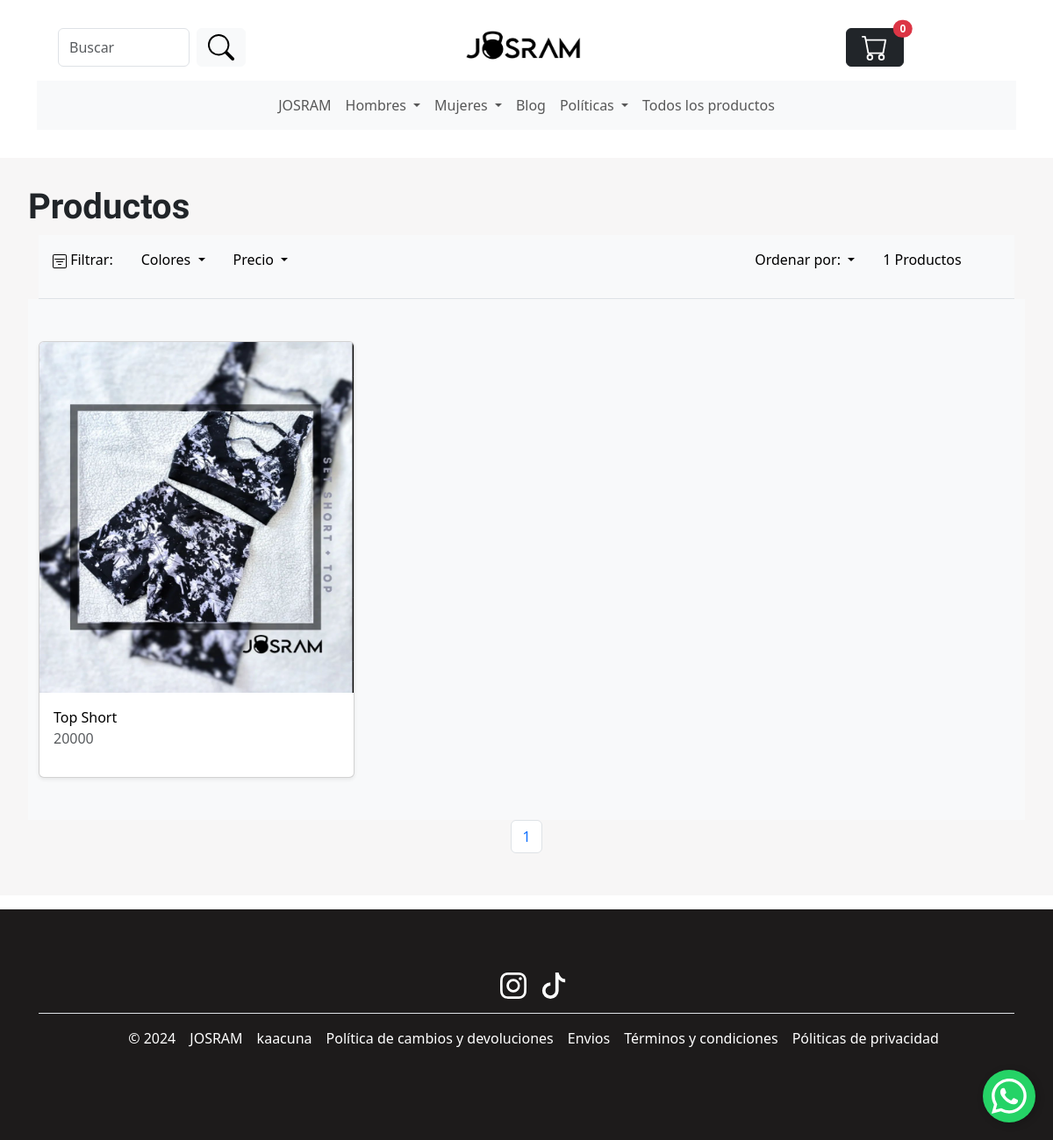
Page /products/all on the committed database.
### clothes/models.py (models this page shows, shortened)
class ImageClothes(models.Model):
     color = models.CharField(max_length=20, default=None)
     main_image = models.ImageField(upload_to="clothes/")
     model_image_1 = models.ImageField(upload_to="clothes/", null=True)
     model_image_2 = models.ImageField(upload_to="clothes/", null=True)
     other_image = models.ImageField(upload_to="clothes/", null=True)
     in_instagram = models.BooleanField(default=False)
     url_instagram = models.URLField(unique=True, null=True)
     clothes = models.ForeignKey(Clothes, related_name="Colors", on_delete=models.CASCADE, null=True)

class Clothes(models.Model):
     GENDER_CHOICES = (
        ('hombres', 'Male'),
        ('mujeres', 'Female'),
     )
     TYPE_CHOICES = (
        ("crop top", 'crop top'),
        ('top deportivos', 'top deportivos'),
        ('sets', 'sets'),
        ('leggings', 'leggings'),
        ('enterizos', 'enterizos'),
        ('shorts', 'shorts'),
        ('pantalonetas', 'pantalonetas'),
        ('camisetas', 'camisetas'),
        ('hoodies', 'hoodies'),
        ('buzo', 'buzo'),
     )
     name = models.CharField(max_length=100, default="clothes")
     type = models.CharField(max_length=30, choices=TYPE_CHOICES)
     gender = models.CharField(max_length=10, choices=GENDER_CHOICES)
     price = models.IntegerField()
     description = models.TextField(max_length=400, blank=True)
     slug = models.SlugField(default="", blank=True, null=False, db_index=True)
     slug_type = models.SlugField(default="", blank=True, null=False, db_index=True)
     date = models.DateField(auto_now=True)

### clothes/views.py (the view, shortened to what this page needs)
# urls.py: path("products/all", views.AllProducts.as_view(), name="all-products"),
class AllProducts(View):
    def get(self, request):
        filter_session = request.session.get("filters_colors")
        price_session = request.session.get("filters_price")
        items_order = request.session.get("order_by")
        if items_order == None:
            items_order = "clothes__name"
        all_products = ImageClothes.objects.all()
        if filter_session:
            color_filters = Q()
            for color in filter_session:
                color_filters |= Q(color=color)
            all_products = all_products.filter(color_filters)
        if price_session:
            price_filters = Q(clothes__price__range=(price_session[0], price_session[1]))
            all_products = all_products.filter(price_filters)
        all_products = all_products.order_by(items_order)
        len_cart = 0
        if self.request.session.get("cart_clothes") is not None:
            len_cart = len(self.request.session.get("cart_clothes"))
        paginator = Paginator(all_products, 6)
        page_number = request.GET.get('page')
        page_obj = paginator.get_page(page_number)
        dict_order_by = {
                        "Alfabeticamente, A-Z": "clothes__name",
                         "Alfabeticamente, Z-A": "-clothes__name",
                         "Precio, de menor a mayor": "clothes__price",
                         "Precio, de mayor a menor": "-clothes__price",
                         "Fecha: reciente a antiguo(a": "-clothes__date",
                         "Fecha, antiguo(a) a reciente": "clothes__date"
                    }
        context = {
            "clothes_number": all_products.count(),
            "number": len_cart,
            "colors": ImageClothes.objects.values("color").distinct,
            "order_by": dict_order_by,
            "price_form": PriceForm(),
            "nav_colors": filter_session,
            "nav_prices": price_session,
            'page_obj': page_obj
        }
        return render(request, "clothes/all-products.html", context)

### clothes/forms.py
class PriceForm(forms.Form):
    price_low = forms.IntegerField( min_value=0, initial=0, max_value=200000)
    price_hight = forms.IntegerField(min_value=0, max_value=200000)

### clothes/templatetags/custom_filters.py (called while the page is built)
@register.filter
def currency(value):
    try:
        locale.setlocale(locale.LC_ALL, '')
        return locale.currency(value, grouping=True)
    except (ValueError, TypeError):
        return value

### clothes/templates/clothes/all-products.html (shortened to what this page needs)
{% extends "base.html" %}
  {% load static %}
  {% block css_files %}
  <link rel="stylesheet" href="{% static 'clothes/all-products.css' %}"/>
  {% endblock %}
  {% block content %}
  <section id="header">
    <div>
      <h1> Productos </h1>
    </div>
    {% include 'clothes/includes/header-filter.html' %}
        {% if nav_prices %}
              {% load custom_filters %}
        {% endif %}
    <div class="album py-5 bg-body-tertiary">
      <div class="container">
        <div class="row row-cols-1 row-cols-sm-2 row-cols-md-3 g-3">
          {% if page_obj %}
          {% for clothe in page_obj.object_list %}
          <div class="col">
            <div class="card shadow-sm">
              <a href="{% url 'clothes-details' clothe.clothes.slug %}">
                <div class="hover-card">
                  <img src="{{ clothe.main_image.url }}" class="card-img-top imagen-1" alt="{{ clothe.clothes.name }}">
                </div>
                <div class="card-body">
                  <p class="card-text">{{ clothe.clothes.name|title }}</p>
                </a>
                <div class="d-flex justify-content-between align-items-center">
                  {% load custom_filters %}
                  <p class="text-body-secondary">{{ clothe.clothes.price|currency }}</p>
                </div>
              </div>
            </div>
          </div>
          {% endfor %}
          {% else %}
          <div>
            <h1>No se encontraron elementos a tu búsqueda!</h1>
          </div>
          {% endif %}
        </div>
      </div>
    <section id="pagination">
      <nav aria-label="Page navigation example">
        <ul class="pagination">
          <li class="page-item">
            <a class="page-link" href="?page={{ page_obj.number }}">{{ page_obj.number }}</a>
          </li>
        </ul>
      </nav>
    </section>
  </section>
  {% endblock %}

### static/base.css (style rules this page uses)
html { font-family: "Poetsen One", sans-serif; }
h1, h2, h3 { font-family: "Poetsen One", sans-serif; font-weight: bold; }
* { box-sizing: border-box; }
a { color:black; }

### clothes/static/clothes/all-products.css (style rules this page uses)
#header { margin: 1rem auto 1rem auto; padding: 2rem; background-color: rgb(247, 246, 246); justify-content: center; }
#pagination { margin: 0; padding: 0; background-color: rgb(247, 246, 246); justify-content: center; display: flex; }

### templates/base.html (style rules this page uses)
.card div a { text-decoration: none; color: black; }

### clothes/templates/clothes/all-products.html (style rules this page uses)
.hover-card { position: relative; }
.card img { width: 100%; height: auto; }
#header { margin: 1rem auto 1rem auto; padding: 2rem; background-color: rgb(247, 246, 246); justify-content: center; }

### clothes/templates/clothes/includes/style.html (style rules this page uses)
.hover-card { position: relative; width: 100%; height: 400px; overflow: hidden; }
.hover-card img { position: absolute; width: 100%; height: 100%; transition: opacity 1s; }
.hover-card img.imagen-1 { opacity: 1; }

### rows in the picture
ImageClothes: main_image (picture), clothes.name "Top Short", clothes.price "20000"

### other values in the picture
{{ number }} "0"
{{ clothes_number }} "1"
{{ page_obj.number }} "1"
